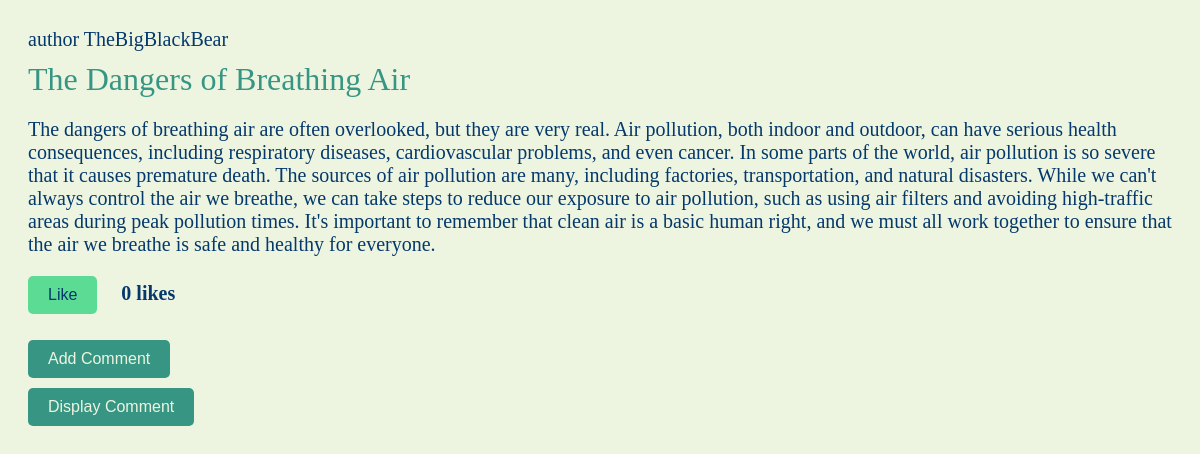
Page /specificPost/32/ (signed in) on the committed database.
### LikerApp/models.py (models this page shows, shortened)
class Post(models.Model):
    profile=models.ForeignKey(Profile,on_delete=models.CASCADE,null=True,related_name='profile')
    title=models.CharField(max_length=200,null=True)
    content=models.TextField(max_length=1500,null=True)
    liked=models.ManyToManyField(User,default=None, blank=True, related_name='liked')
    created_at=models.DateTimeField(auto_now_add=True,null=True)

class Profile(models.Model):
    user=models.OneToOneField(User,on_delete=models.CASCADE,blank=True,null=True)
    add_time=models.DateTimeField(auto_now_add=True,null=True)
    profile_pic=models.ImageField(null=True,blank=True,upload_to='static/images',default='profile_picture.jpg')
    def __str__(self):
        return str(self.user)

### LikerApp/views.py (the view)
# urls.py: path('specificPost/<str:pk>/',views.specificPost, name="specificPost"),
@login_required(login_url='/login')
def specificPost(request,pk):
    post=Post.objects.get(id=pk)
    context={
        "post":post
    }
    return render(request,'pages/specificPost.html/',context)

### LikerApp/templates/pages/specificPost.html (shortened to what this page needs)
{% load static %}
<html>
    <head>
        <link rel="stylesheet" href={% static '/css/main.css'%}>
    </head>
    <body class="specificPostBody">
        <div class="specificPostAurthor"> author {{post.profile}}</div>
        <div class="specificPostTitle">  {{ post.title }}  </div>
        <div class="specificPostContent"> {{ post.content }} </div>
        <form class="specificPostForm" action="{% url 'LikerApp:like_post' %}" method='POST' class="ui form">
            {% if user not in post.liked.all %}
                <button class="LikeButton" type='submit'> Like </button>
            {% else %}
                <button class="UnLikeButton" type='submit'> Unlike</button>
            {% endif %}
        </form>
        <strong> {{ post.liked.all.count }} likes </strong>
        <div class="AddComment"> <a href="/createComment/{{post.id}}"> <button> Add Comment </button> </a> </div>
        <div class="DisplayComment"> <a href="/displayComment/{{post.id}}"> <button> Display Comment </button> </a> </div>
    </body>
</html>

### static/css/main.css (style rules this page uses)
:root { --main-bg-color: #EDF5E1; --main-text-color: #05386B; --button-bg-color: #379683; --button-text-color: #EDF5E1; }
body { background-color: #5BDA93 ; }
a { text-decoration: none; }
.specificPostBody { background-color: #EDF5E1; padding: 20px; }
.specificPostAurthor { color: #05386b; font-size: 20px; margin-bottom: 10px; }
.specificPostTitle { color: #379683; font-size: 32px; margin-bottom: 20px; }
.specificPostContent { color: #05386b; font-size: 20px; margin-bottom: 20px; }
.specificPostForm { display: inline-block; }
.LikeButton, .UnLikeButton { background-color: #5CDB95; color: #05386b; font-size: 16px; border: none; border-radius: 5px; padding: 10px 20px; cursor: pointer; margin-right: 10px; }
.AddComment button, .DisplayComment button { background-color: #379683; color: #EDF5E1; font-size: 16px; border: none; border-radius: 5px; padding: 10px 20px; cursor: pointer; margin-right: 10px; margin-top:10px; }
strong { color: #05386b; font-size: 20px; margin-left: 10px; }

### rows in the picture
Post: profile "TheBigBlackBear", title "The Dangers of Breathing Air", content "The dangers of breathing air are often overlooked, but they are very real. Air pollution, both indoor and outdoor, can have serious health consequences, including respiratory diseases, cardiovascular problems, and even cancer. In some parts of the world, air pollution is so severe that it causes premature death. The sources of air pollution are many, including factories, transportation, and natural disasters. While we can't always control the air we breathe, we can take steps to reduce our exposure to air pollution, such as using air filters and avoiding high-traffic areas during peak pollution times. It's important to remember that clean air is a basic human right, and we must all work…", liked.all.count "0"
